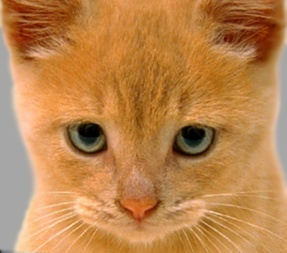
#> input picture Image_processing_Practical_labs/Exp4/cat.jpg, 287 x 253 px
$ jupyter execute 'Laplacian Filter.ipynb'   (older library calls are emulated)
#> lines starting #> are read from the running program, lines starting #| are printed output that depends on the picture
[cell 1]
import cv2
import numpy as np
import matplotlib.pyplot as plt

# --- Read and prepare image ---
img = cv2.imread('cat.jpg')
#> img is the input picture: shape (253, 287, 3); mean B, G, R 77.2, 132.5, 188.2
img = cv2.cvtColor(img, cv2.COLOR_BGR2RGB)
gray = cv2.cvtColor(img, cv2.COLOR_RGB2GRAY)
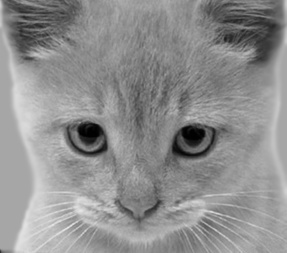
#> gray: shape (253, 287); min 0, max 232, mean 142.9

# --- Positive Laplacian Kernel ---
positive_kernel = np.array([[0, -1, 0],
                            [-1, 4, -1],
                            [0, -1, 0]])

# --- Negative Laplacian Kernel ---
negative_kernel = np.array([[0, 1, 0],
                            [1, -4, 1],
                            [0, 1, 0]])

# --- Apply filters ---
lap_pos = cv2.filter2D(gray, -1, positive_kernel)
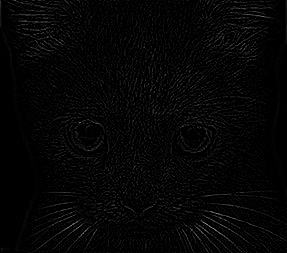
#> lap_pos: shape (253, 287); min 0, max 152, mean 5.3
lap_neg = cv2.filter2D(gray, -1, negative_kernel)
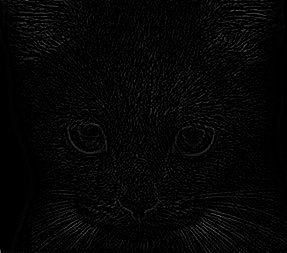
#> lap_neg: shape (253, 287); min 0, max 106, mean 5.3

# --- Display results ---
plt.figure(figsize=(12,5))

plt.subplot(1,3,1)
plt.imshow(gray, cmap='gray')
plt.title('Original Grayscale')
plt.axis('off')

plt.subplot(1,3,2)
plt.imshow(lap_pos, cmap='gray')
plt.title('Positive Laplacian Filter')
plt.axis('off')

plt.subplot(1,3,3)
plt.imshow(lap_neg, cmap='gray')
plt.title('Negative Laplacian Filter')
plt.axis('off')

plt.show()
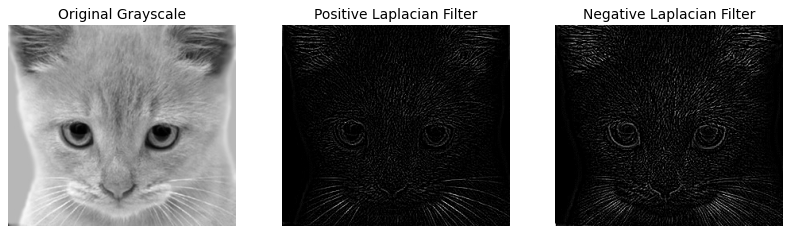
#> figure drawn by matplotlib, 3 panels

[cell 2]
import cv2
import numpy as np
import matplotlib.pyplot as plt

# --- Read RGB Image ---
img = cv2.imread('cat.jpg')
img = cv2.cvtColor(img, cv2.COLOR_BGR2RGB)

# --- Define Positive and Negative Laplacian Kernels ---
positive_kernel = np.array([[0, -1, 0],
                            [-1, 4, -1],
                            [0, -1, 0]])

negative_kernel = np.array([[0, 1, 0],
                            [1, -4, 1],
                            [0, 1, 0]])

# --- Apply filters directly on RGB image ---
laplacian_positive = cv2.filter2D(img, -1, positive_kernel)
laplacian_negative = cv2.filter2D(img, -1, negative_kernel)

# --- Display Results ---
plt.figure(figsize=(12,5))

plt.subplot(1,3,1)
plt.imshow(img)
plt.title('Original RGB Image')
plt.axis('off')

plt.subplot(1,3,2)
plt.imshow(laplacian_positive)
plt.title('Positive Laplacian (RGB)')
plt.axis('off')

plt.subplot(1,3,3)
plt.imshow(laplacian_negative)
plt.title('Negative Laplacian (RGB)')
plt.axis('off')

plt.show()

[cell 3]
import cv2
import numpy as np
import matplotlib.pyplot as plt

# --- Read RGB image ---
img = cv2.imread('cat.jpg')             # Replace with your image path
img = cv2.cvtColor(img, cv2.COLOR_BGR2RGB)

# --- Apply Laplacian filter ---
laplacian = cv2.Laplacian(img, cv2.CV_64F)     # High-pass filter
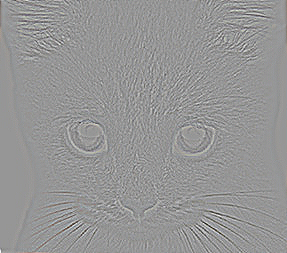
#> laplacian: shape (253, 287, 3) float64; mean R, G, B 0, 0, 0; drawn with min black and max white
laplacian = cv2.convertScaleAbs(laplacian)     # Convert back to 8-bit
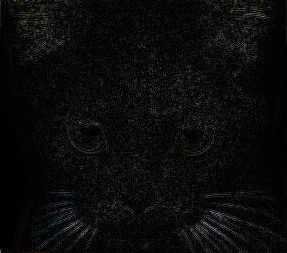
#> laplacian: shape (253, 287, 3); mean R, G, B 10.7, 10.7, 11

# --- Sharpened image = Original + (alpha * Laplacian) ---
alpha = 1.0  # sharpening strength (try values: 0.5 to 2.0)
sharpened = cv2.addWeighted(img, 1, laplacian, alpha, 0)
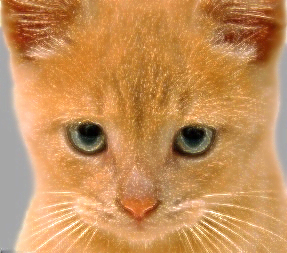
#> sharpened: shape (253, 287, 3); mean R, G, B 198.4, 143.2, 88.2

# --- Display results ---
plt.figure(figsize=(12,5))

plt.subplot(1,3,1)
plt.imshow(img)
plt.title('Original RGB Image')
plt.axis('off')

plt.subplot(1,3,2)
plt.imshow(laplacian)
plt.title('Laplacian Filter (Edges)')
plt.axis('off')

plt.subplot(1,3,3)
plt.imshow(sharpened)
plt.title('Sharpened Image (RGB)')
plt.axis('off')

plt.show()

[cell 4]
import cv2
import numpy as np
import matplotlib.pyplot as plt

# --- Step 1: Read image in RGB ---
img = cv2.imread('cat.jpg')              # Replace with your image path
img = cv2.cvtColor(img, cv2.COLOR_BGR2RGB)

# --- Step 2: Apply Laplacian filter (edge enhancement internally) ---
laplacian = cv2.Laplacian(img, cv2.CV_64F)
laplacian = cv2.convertScaleAbs(laplacian)

# --- Step 3: Sharpen the image (add Laplacian to original) ---
# This enhances details but doesn't display edge map
alpha = 1.0   # sharpening strength (0.3 = mild, 1.0 = normal, 1.5 = strong)
sharpened = cv2.addWeighted(img, 1.0, laplacian, alpha, 0)

# --- Step 4: Display results ---
plt.figure(figsize=(12,5))

plt.subplot(1,2,1)
plt.imshow(img)
plt.title('Original Image')
plt.axis('off')

plt.subplot(1,2,2)
plt.imshow(sharpened)
plt.title('Sharpened Image (Laplacian)')
plt.axis('off')

plt.show()

$ run again, with Image_processing_Practical_labs/Exp4/BSE_25sigma_noisy.jpg copied over Image_processing_Practical_labs/Exp4/cat.jpg
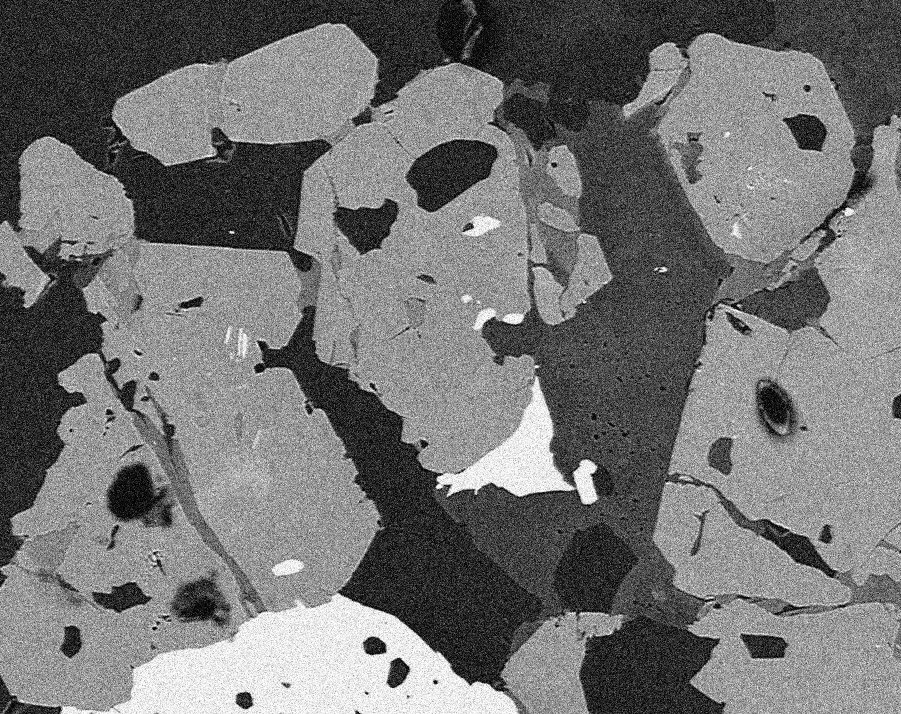
#> input picture Image_processing_Practical_labs/Exp4/BSE_25sigma_noisy.jpg, 901 x 714 px
#> img is the input picture: shape (714, 901, 3); min 0, max 255, mean 115
#> `laplacian = cv2.convertScaleAbs(laplacian)`:
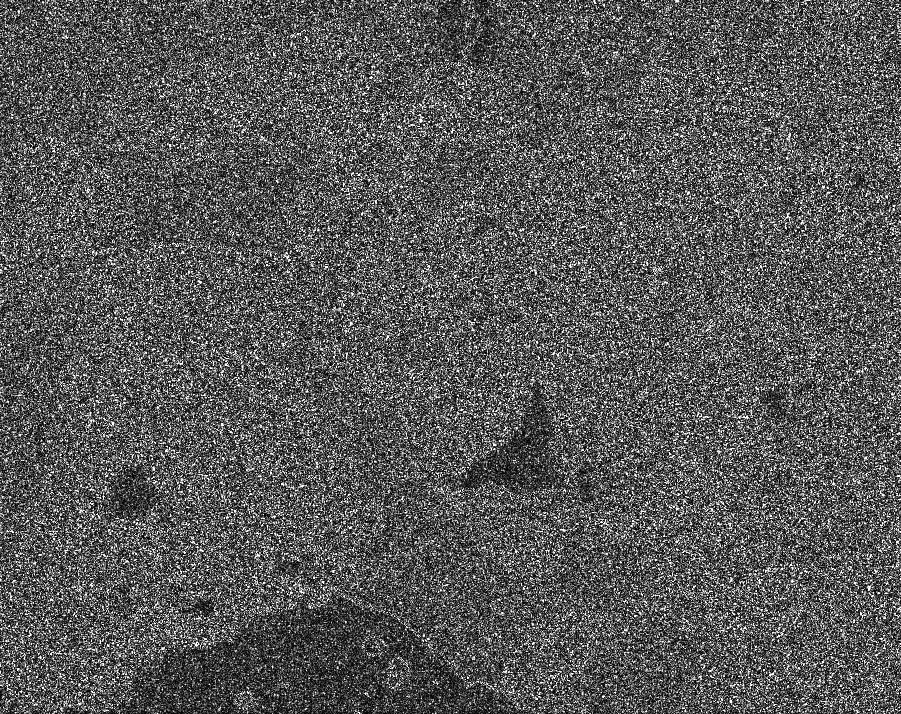
#> laplacian: shape (714, 901, 3); min 0, max 255, mean 88.4
#> `sharpened = cv2.addWeighted(img, 1, laplacian, alpha, 0)`:
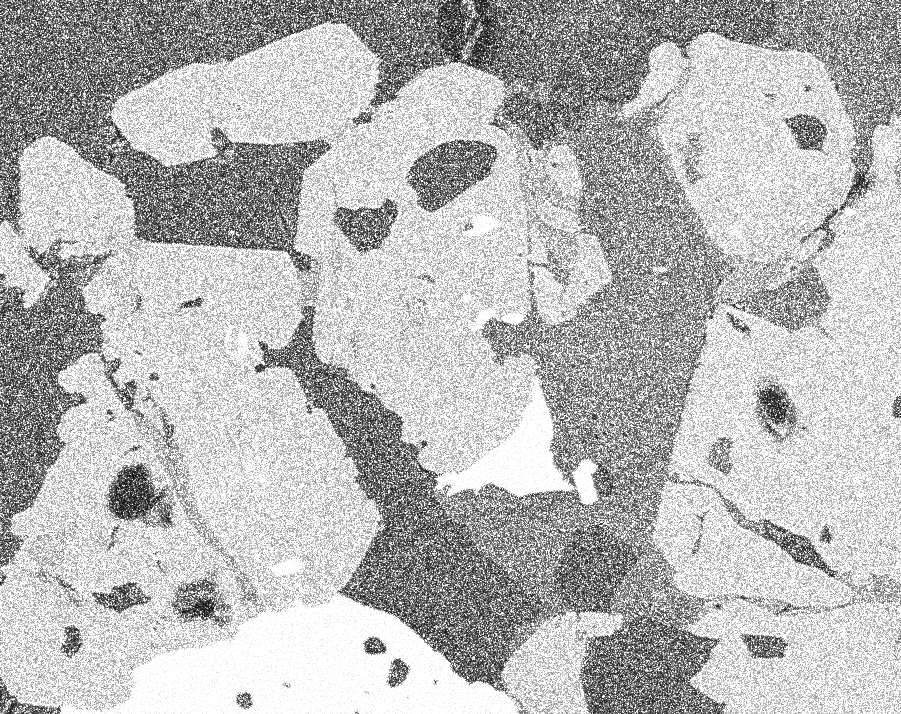
#> sharpened: shape (714, 901, 3); min 3, max 255, mean 186

$ run again, with Image_processing_Practical_labs/Exp4/laplace_pk.jpg copied over Image_processing_Practical_labs/Exp4/cat.jpg
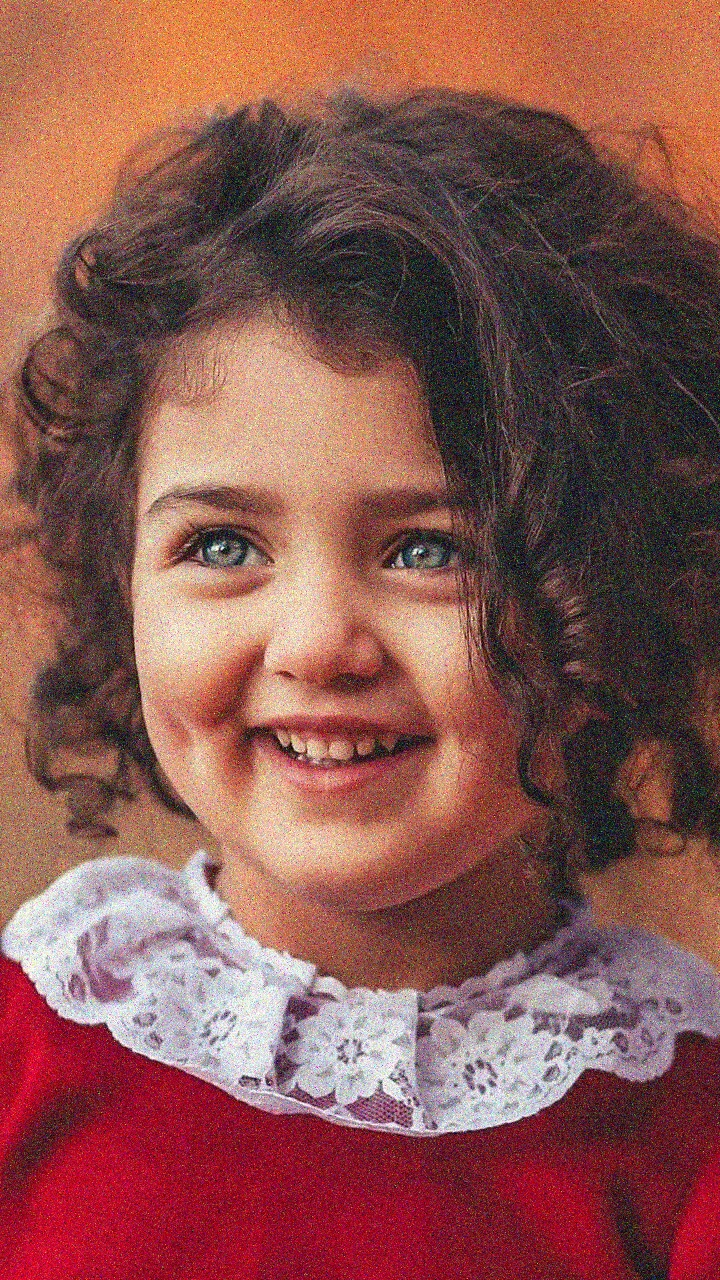
#> input picture Image_processing_Practical_labs/Exp4/laplace_pk.jpg, 720 x 1280 px
#> img is the input picture: shape (1280, 720, 3); mean B, G, R 80.3, 86, 136.9
#> `lap_pos = cv2.filter2D(gray, -1, positive_kernel)`:
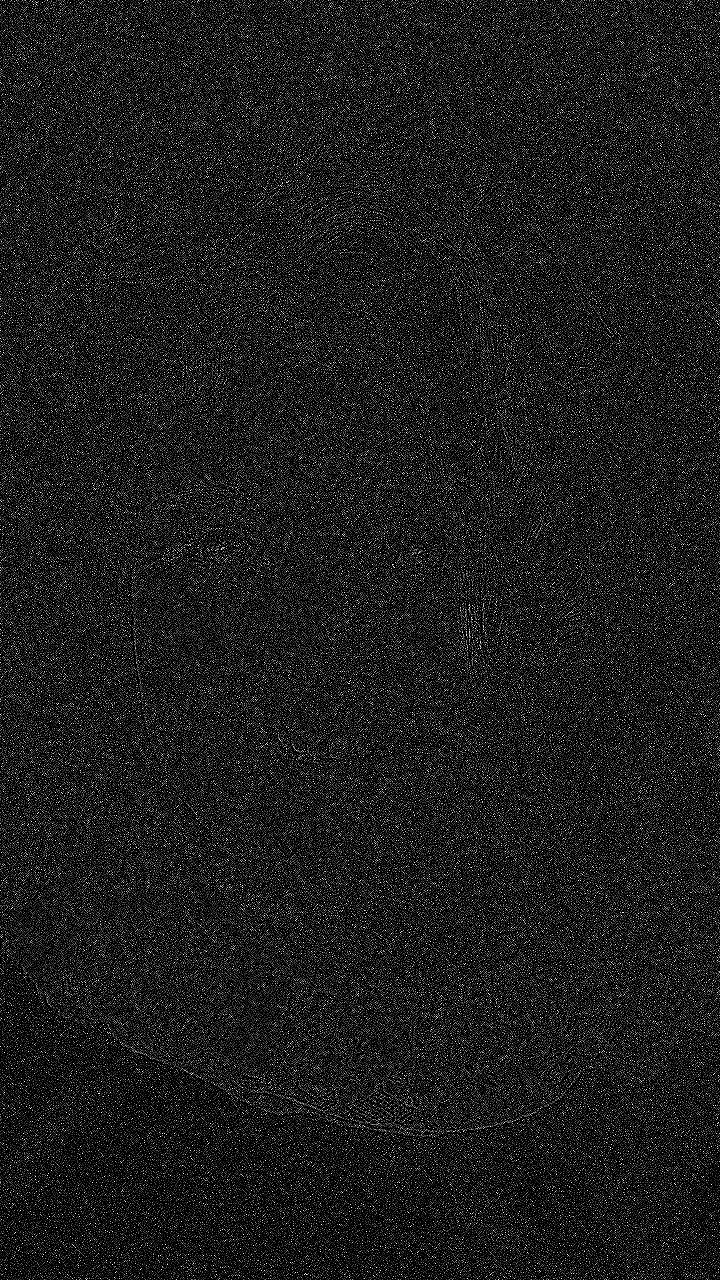
#> lap_pos: shape (1280, 720); min 0, max 255, mean 30.5
#> `laplacian = cv2.convertScaleAbs(laplacian)`:
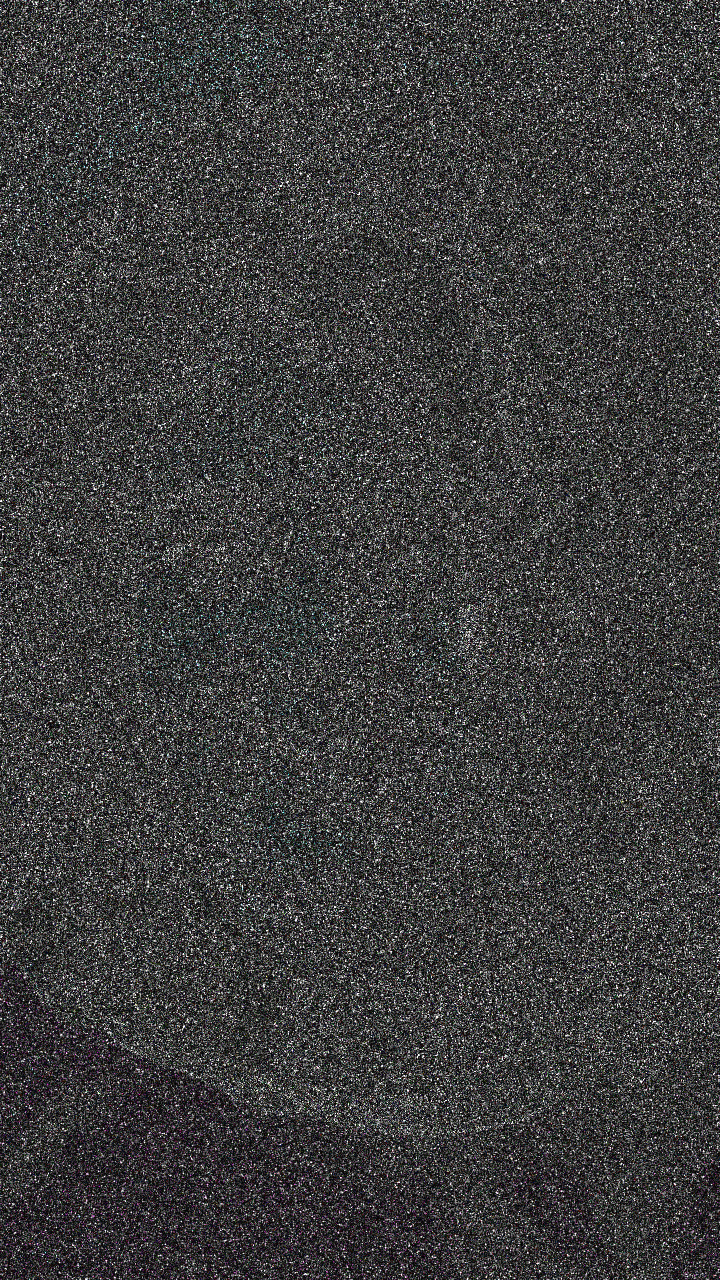
#> laplacian: shape (1280, 720, 3); mean R, G, B 61.6, 61.4, 61.6
